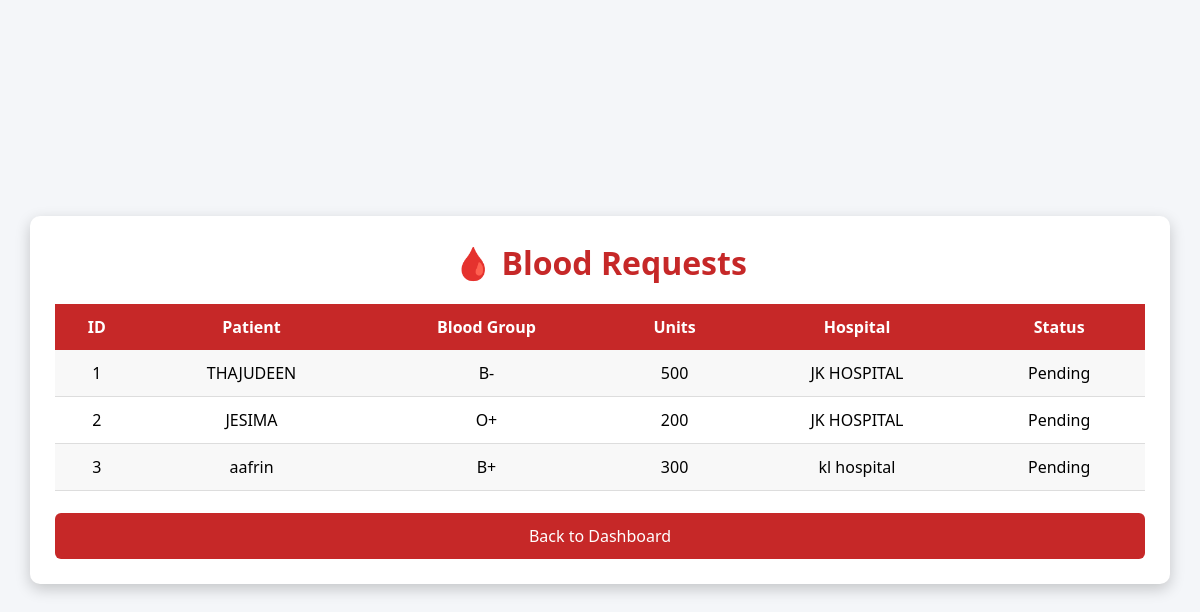
The app's page /view_requests with its own data.
### tables this page shows
CREATE TABLE blood_request(
    request_id INTEGER PRIMARY KEY AUTOINCREMENT,
    patient_name TEXT,
    blood_group TEXT,
    units INTEGER,
    hospital TEXT,
    status TEXT
);

### app.py (the view)
@app.route('/view_requests')
def view_requests():
    conn = get_db_connection()
    requests = conn.execute(
        "SELECT * FROM blood_request"
    ).fetchall()
    conn.close()
    return render_template(
        "view_requests.html",
        requests=requests
    )

### app.py (called while the page is built)
def get_db_connection():
    conn = sqlite3.connect("bloodbank.db")
    conn.row_factory = sqlite3.Row
    return conn

### templates/view_requests.html (shortened to what this page needs)
<!DOCTYPE html>
<html>
<head>
<link rel="stylesheet"
href="{{ url_for('static', filename='style.css') }}">
</head>
<body>
<div class="table-container">
<h1>🩸 Blood Requests</h1>
<table>
<tr>
<th>ID</th>
<th>Patient</th>
<th>Blood Group</th>
<th>Units</th>
<th>Hospital</th>
<th>Status</th>
</tr>
{% for r in requests %}
<tr>
<td>{{ r['request_id'] }}</td>
<td>{{ r['patient_name'] }}</td>
<td>{{ r['blood_group'] }}</td>
<td>{{ r['units'] }}</td>
<td>{{ r['hospital'] }}</td>
<td>{{ r['status'] }}</td>
</tr>
{% endfor %}
</table>
<br>
<a href="/dashboard">
<button>
Back to Dashboard
</button>
</a>
</div>
</body>
</html>

### static/style.css (style rules this page uses)
* { margin:0; padding:0; box-sizing:border-box; font-family:Segoe UI,sans-serif; }
body { background:linear-gradient(135deg,#b71c1c,#ef5350); height:100vh; display:flex; justify-content:center; align-items:center; }
button { width:100%; padding:14px; background:#c62828; color:white; border:none; border-radius:8px; font-size:18px; cursor:pointer; transition:.3s; }
.table-container { width:95%; margin:30px auto; background:white; padding:25px; border-radius:10px; box-shadow:0 5px 15px rgba(0,0,0,.2); }
.table-container h1 { text-align:center; color:#c62828; margin-bottom:20px; }
table { width:100%; border-collapse:collapse; margin-top:20px; }
table th { background:#c62828; color:white; padding:12px; }
table td { padding:12px; text-align:center; border-bottom:1px solid #ddd; }
body { margin:0; padding:0; font-family:Arial, Helvetica, sans-serif; background:#f4f6f9; }
.table-container { width:95%; margin:30px auto; background:white; padding:25px; border-radius:10px; box-shadow:0 5px 15px rgba(0,0,0,0.2); }
table { width:100%; border-collapse:collapse; }
.table-container button { padding:10px 20px; background:#c62828; color:white; border:none; border-radius:6px; cursor:pointer; font-size:16px; }
.table-container { width:95%; margin:30px auto; background:white; padding:25px; border-radius:10px; box-shadow:0px 5px 15px rgba(0,0,0,0.2); }
table td { padding:12px; text-align:center; border-bottom:1px solid #dddddd; }
table tr:nth-child(even) { background:#f8f8f8; }
.table-container button { padding:12px 20px; background:#c62828; color:white; border:none; border-radius:6px; cursor:pointer; font-size:16px; }

### records on screen
blood_request: request_id "1", patient_name "THAJUDEEN", blood_group "B-", units "500", hospital "JK HOSPITAL", status "Pending"
blood_request: request_id "2", patient_name "JESIMA", blood_group "O+", units "200", hospital "JK HOSPITAL", status "Pending"
blood_request: request_id "3", patient_name "aafrin", blood_group "B+", units "300", hospital "kl hospital", status "Pending"
